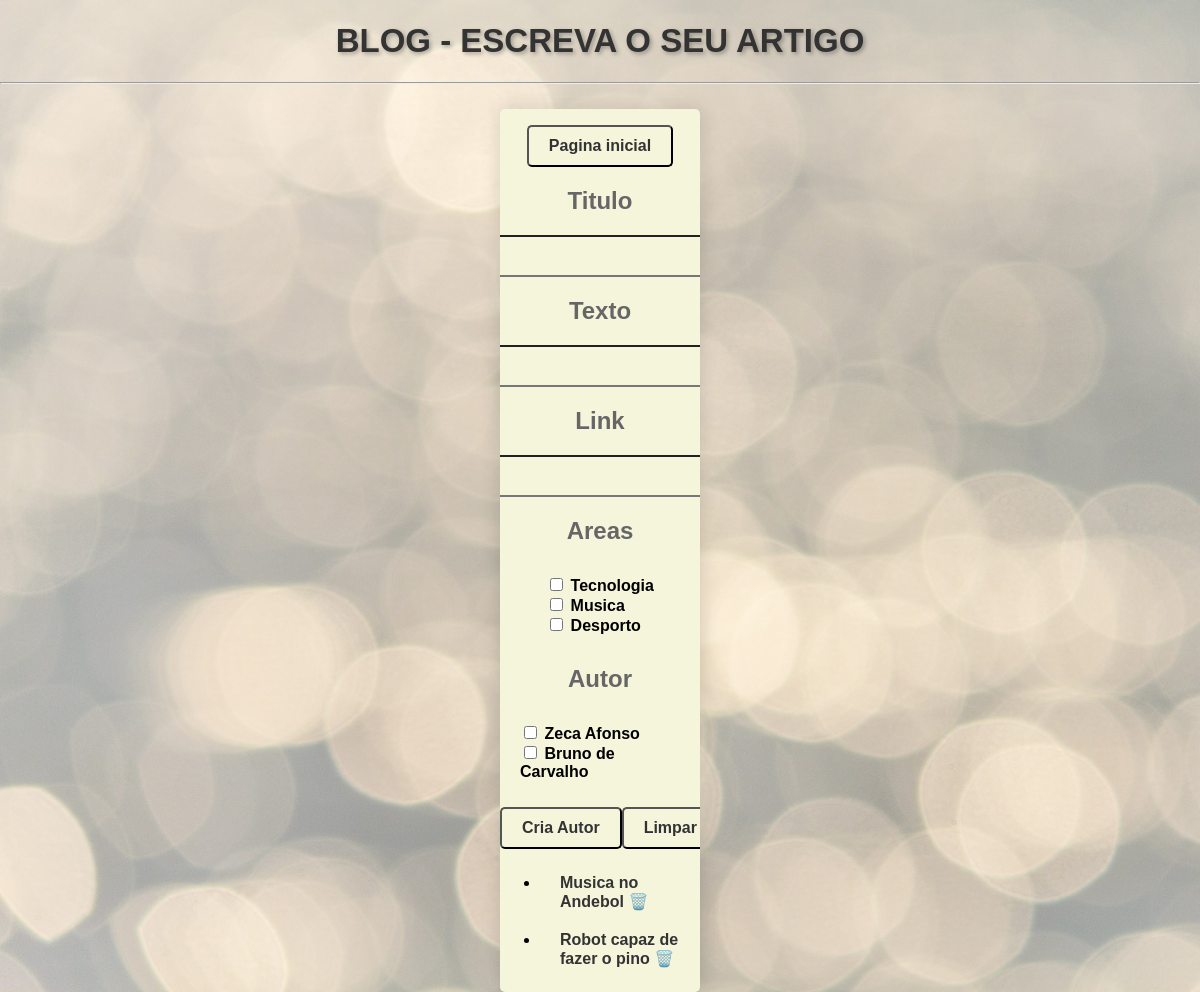
Page /blog1/novoArtigo/ on the earlier database version.
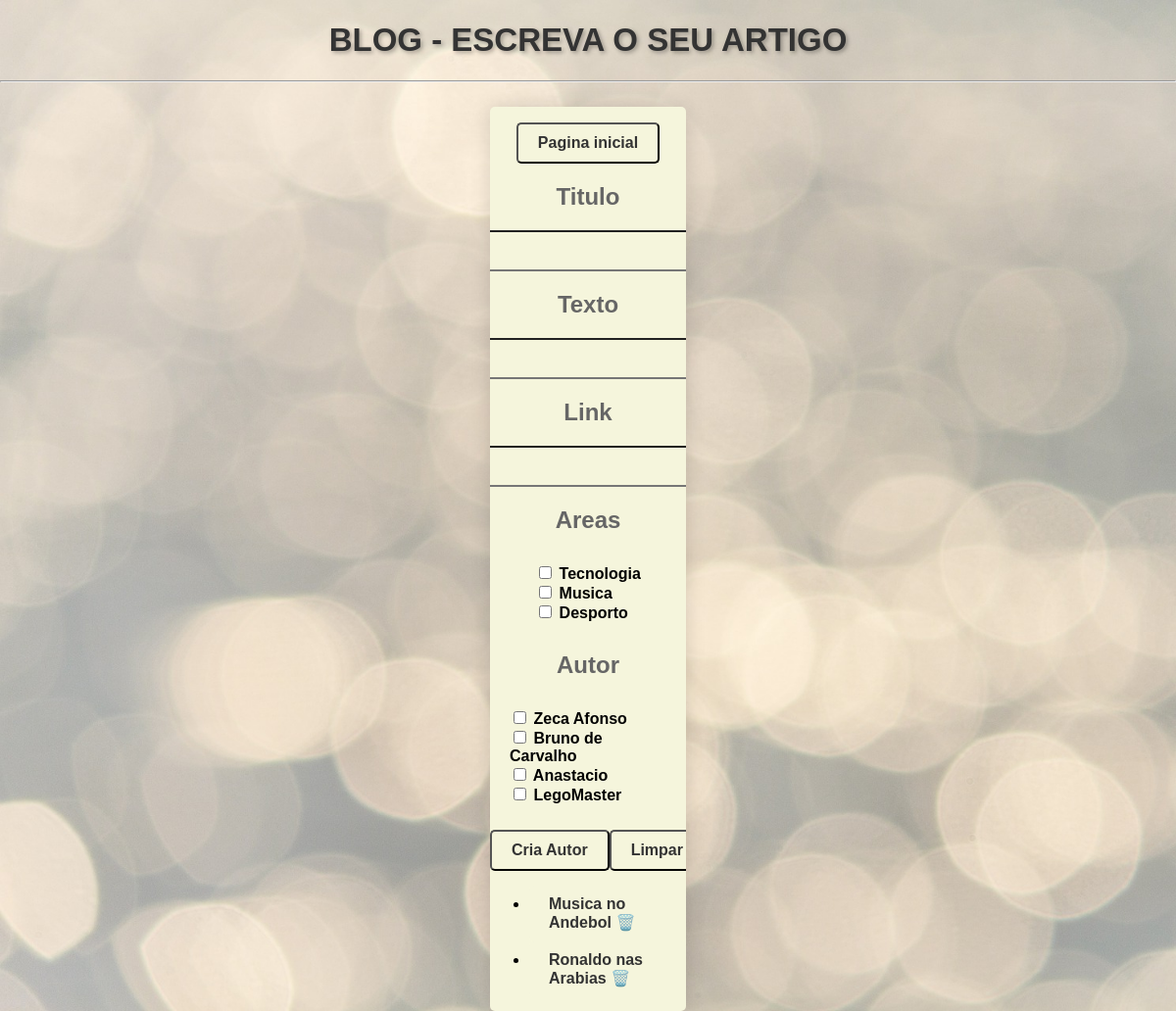
Same page on the later database version.
### blog1/models.py (models this page shows, shortened)
class Artigo(models.Model):
    titulo = models.CharField(max_length=100)
    texto = models.CharField(max_length=1000)
    link = models.CharField(max_length=500)
    data = models.DateField(default=date.today)
    likes = models.IntegerField(default=0)
    areas = models.ManyToManyField(Area, related_name='areas')
    autor = models.ManyToManyField(Autor, related_name='autores')

### blog1/views.py (the view, shortened to what this page needs)
# urls.py: path('novoArtigo/', views.formulario_artigo_view, name='novo_artigo'),
def formulario_artigo_view(request):
    form2 = ArtigoForm()
    context2 = {'form2': form2, 'artigos': Artigo.objects.all()}
    return render(request, 'novoArtigo.html', context2)

### blog1/forms.py
class ArtigoForm(ModelForm):
    class Meta:
        model = Artigo
        fields = '__all__'
        exclude = ('likes', 'data',)
        widgets = {
            'areas': forms.CheckboxSelectMultiple,
            'autor': forms.CheckboxSelectMultiple,
        }

### blog1/models.py (called while the page is built)
    def __str__(self):
        return self.nome

    def __str__(self):
        return self.nome

### blog1/templates/novoArtigo.html (shortened to what this page needs)
<!DOCTYPE html>
<html lang="pt">
{% load static %}
<head>
    <link rel="stylesheet" href="{% static 'css/cssGeral.css' %}">
</head>
<body>
    <h1>Blog - Escreva o seu artigo</h1>
    <hr>
    <div class="tabela-centro">
        <br>
        <div class="pg-principal">
            <a href="/blog1/#index"><input type="button" value="Pagina inicial"></a><br><br>
        </div>
        <form action="{% url 'novo_artigo' %}" method="post" name="form">
            <p>{{form2.titulo.label}}</p>
            <p>{{form2.titulo}}</p>
            <p>{{form2.texto.label}}</p>
            <p>{{form2.texto}}</p>
            <p>{{form2.link.label}}</p>
            <p>{{form2.link}}</p>
            <p>{{form2.areas.label}}</p>
            <div class="center-align-check-items">
                <p>{{form2.areas}}</p>
            </div>
            <p>{{form2.autor.label}}</p>
            <div class="center-align-check-items">
                <p>{{form2.autor}}</p>
            </div>
            <br>
            <div class="center-align">
                <a href="{% url 'novo_autor' %}"><input type="button" value="Cria Autor"></a>
                <input type="reset" value="Limpar">
            </div>
        </form>
        <div class="center-align">
            <ul>
                {% for artigo in artigos %}
                <li><a href="{% url 'edita_artigo' artigo_id=artigo.id %}">{{artigo.titulo}}</a> <a
                        href="{% url 'apaga_artigo' artigo_id=artigo.id %}">🗑️</a></li>
                {% endfor %}
            </ul>
        </div>
    </div>
</body>

### blog1/static/css/cssGeral.css (style rules this page uses)
* { font-family: "Arial", sans-serif; }
body, html { height: 100%; margin: 0; background-image: url("/static/img/BG.jpg"); background-repeat: no-repeat; background-attachment: fixed; background-size: cover; }
h1, .titulo { display: flex; justify-content: center; align-items: center; font-size: 33px; color: #333; text-align: center; text-transform: uppercase; text-shadow: 2px 2px 4px rgba(0, 0, 0, 0.3); }
.tabela-centro { background-color: beige; border-collapse: collapse; margin: 25px 500px; font-size: 0.9em; border-radius: 5px 5px 5px 5px; overflow: hidden; box-shadow: 0 0 20px rgba(0, 0, 0, 0.15); margin-left: center; margin-right: center; background-color: beige; }
p { display: flex; justify-content: center; align-items: center; margin-left: center; margin-right: center; color: #666; font-size: 24px; font-weight: bold; text-align: center; margin: 20px 0; }
input, button { margin-left: center; margin-right: center; background-color: #f5f5dc; color: #333; padding: 10px 20px; font-size: 16px; font-weight: bold; border-radius: 5px; transition: background-color 0.3s ease; }
.center-align { display: flex; align-items: center; justify-content: space-evenly; }
.pg-principal { display: flex; align-items: center; justify-content: center }
.center-align-check-items { display: flex; align-items: center; justify-content: center; margin-left: center; margin-right: center; padding: 10px 20px; font-size: 16px; font-weight: bold; border-radius: 5px; transition: background-color 0.3s ease; }
ul li { background-color: #f5f5dc; padding: 10px 20px; font-size: 16px; font-weight: bold; border-radius: 5px; transition: background-color 0.3s ease; text-decoration: none; }
a { text-decoration: none; color: #333; }

Differences in the rows shown:
removed Artigo: titulo "Robot capaz de fazer o pino"
added Artigo: titulo "Ronaldo nas Arabias"
Other differences:
form field autor: "☐ ☐" → "☐ ☐ ☐ ☐"
text no longer shown: "Zeca Afonso Bruno de Carvalho"
text now shown: "Zeca Afonso Bruno de Carvalho Anastacio LegoMaster"
